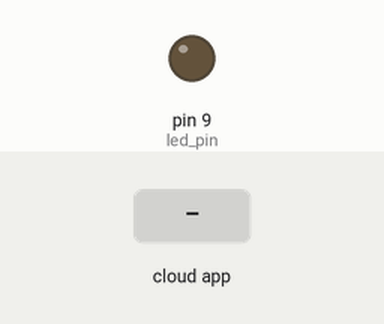
This sketch was run on a simulated Arduino Uno, built with avr-gcc and run on an emulated ATmega328P. Parts: output pins drawn as LEDs (lit = HIGH). The test bench sets the inputs (shaded band). The ROS host is connected and sends only what is stated.

Above: at 1.2 s.
1.3 s: the phone or cloud app sets led_glower to 45
At 1.6 s:
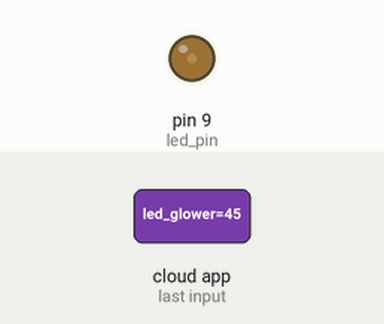
2.8 s: the phone or cloud app sets led_glower to 90
At 4.0 s:
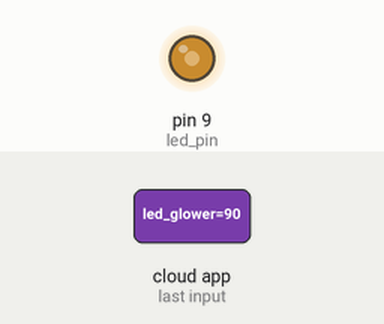
4.3 s: the phone or cloud app sets led_glower to 180
At 5.1 s:
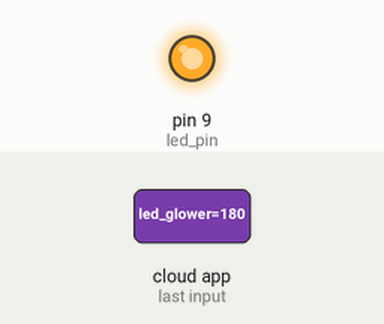
Timing chart, 0 to 7.3 s (numbered marks = the images above; inputs shaded):
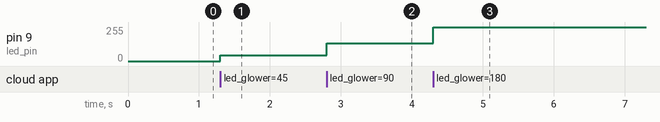

Measured:
- after the input at 1.3 s, pin 9 (led_pin): 0/255 → 45/255 at once
- after the input at 2.8 s, pin 9 (led_pin): 45/255 → 135/255 at once
- after the input at 4.3 s, pin 9 (led_pin): 135/255 → 255/255 at once

The sketch:

LED_Glower_ROS.ino
```cpp
#include <ros.h>
#include <std_msgs/Int32.h>

int brightness = 0;
int led_pin = 9;

//Initialising Node handle
ros::NodeHandle  nh;

void messageCb( const std_msgs::Int32& toggle_msg)
{
  brightness = brightness + toggle_msg.data;
  analogWrite(led_pin,brightness);
}


//Initialising ros subscriber
ros::Subscriber<std_msgs::Int32>sub("led_glower",&messageCb);

void setup()
{
  pinMode(led_pin,OUTPUT);
  nh.initNode();
  //ros::Subscriber sub = nh.subscribe("led_glower",1000,messageCb);
  nh.subscribe(sub);

}

void loop()
{
  nh.spinOnce();
  delay(1);
}
```
